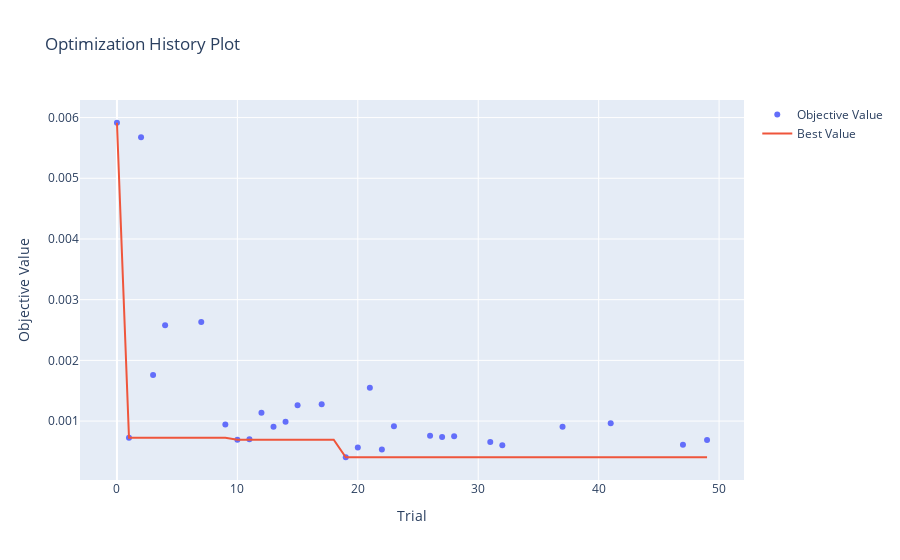
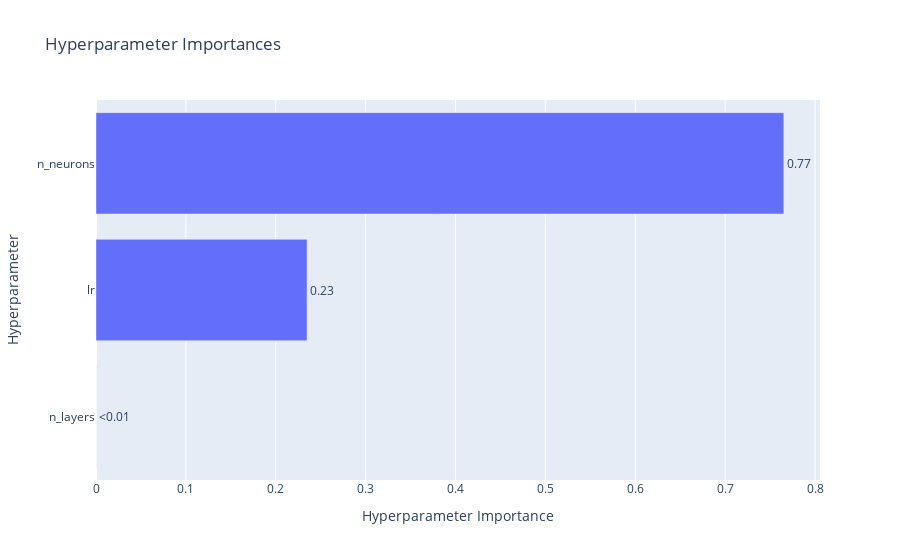
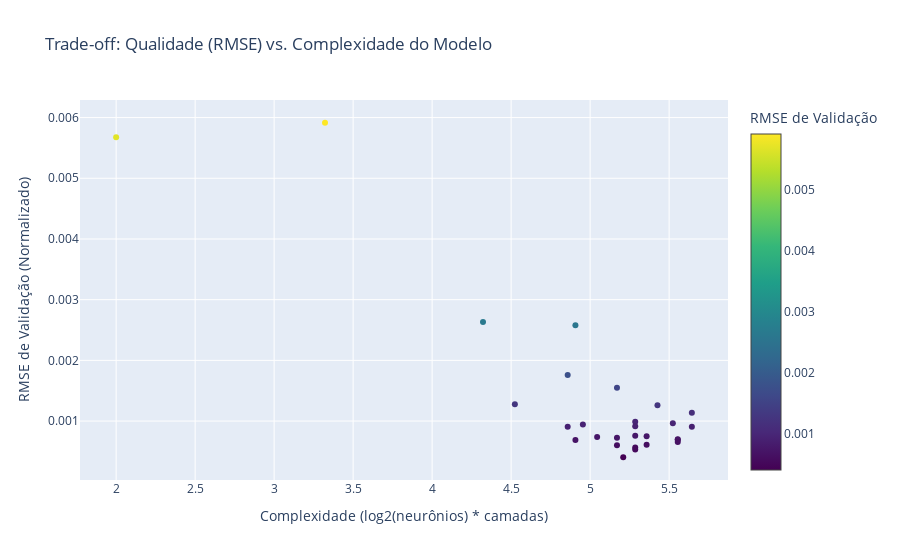

Here is the notebook cell these charts were saved with, in order:
### Code cell
# --- Bloco 7: Gráficos Elaborados do Optuna ---

print("Gerando gráficos do Optuna...")

# Gráfico 1: Histórico de Otimização (RMSE vs. Trial)
fig1 = optuna.visualization.plot_optimization_history(study)
fig1.show()

# Gráfico 2: Importância dos Hiperparâmetros
fig2 = optuna.visualization.plot_param_importances(study)
fig2.show()

# Gráfico 3: Gráfico Customizado (Qualidade vs. Complexidade)
# Este é o gráfico que você pediu
trials = [t for t in study.trials if t.state == TrialState.COMPLETE]
complexities = [t.user_attrs['complexity'] for t in trials]
val_rmses = [t.value for t in trials]
trial_numbers = [t.number for t in trials]

fig3 = go.Figure(data=go.Scatter(
    x=complexities,
    y=val_rmses,
    mode='markers',
    text=[f'Trial: {n}<br>RMSE: {r:.4f}<br>Complex: {c:.2f}' 
          for n, r, c in zip(trial_numbers, val_rmses, complexities)],
    marker=dict(
        color=val_rmses,
        colorscale='Viridis',
        showscale=True,
        colorbar=dict(title='RMSE de Validação')
    )
))
fig3.update_layout(
    title='Trade-off: Qualidade (RMSE) vs. Complexidade do Modelo',
    xaxis_title='Complexidade (log2(neurônios) * camadas)',
    yaxis_title='RMSE de Validação (Normalizado)',
    hovermode='closest'
)
fig3.show()

### Figure 1 — Plotly figure (JSON) as saved in the notebook; plotly's stock layout.template omitted (floating-point values rounded to 4 significant figures)
{"data": [{"mode": "markers", "name": "Objective Value", "type": "scatter", "x": [0, 1, 2, 3, 4, 7, 9, 10, 11, 12, 13, 14, 15, 17, 19, 20, 21, 22, 23, 26, 27, 28, 31, 32, 37, 41, 47, 49], "y": [0.005915, 0.0007257, 0.005677, 0.001761, 0.00258, 0.002633, 0.0009445, 0.0006926, 0.0007011, 0.001139, 0.0009051, 0.0009881, 0.00126, 0.001277, 0.0004037, 0.0005645, 0.001549, 0.0005328, 0.000914, 0.0007576, 0.0007367, 0.0007508, 0.0006542, 0.000602, 0.0009081, 0.0009632, 0.0006094, 0.0006868]}, {"mode": "lines", "name": "Best Value", "type": "scatter", "x": [0, 1, 2, 3, 4, 5, 6, 7, 8, 9, 10, 11, 12, 13, 14, 15, 16, 17, 18, 19, 20, 21, 22, 23, 24, 25, 26, 27, 28, 29, 30, 31, 32, 33, 34, 35, 36, 37, 38, 39, 40, 41, 42, 43, 44, 45, 46, 47, 48, 49], "y": [0.005915, 0.0007257, 0.0007257, 0.0007257, 0.0007257, 0.0007257, 0.0007257, 0.0007257, 0.0007257, 0.0007257, 0.0006926, 0.0006926, 0.0006926, 0.0006926, 0.0006926, 0.0006926, 0.0006926, 0.0006926, 0.0006926, 0.0004037, 0.0004037, 0.0004037, 0.0004037, 0.0004037, 0.0004037, 0.0004037, 0.0004037, 0.0004037, 0.0004037, 0.0004037, 0.0004037, 0.0004037, 0.0004037, 0.0004037, 0.0004037, 0.0004037, 0.0004037, 0.0004037, 0.0004037, 0.0004037, 0.0004037, 0.0004037, 0.0004037, 0.0004037, 0.0004037, 0.0004037, 0.0004037, 0.0004037, 0.0004037, 0.0004037]}, {"marker": {"color": "#cccccc"}, "mode": "markers", "name": "Infeasible Trial", "showlegend": false, "type": "scatter", "x": [], "y": []}], "layout": {"title": {"text": "Optimization History Plot"}, "xaxis": {"title": {"text": "Trial"}}, "yaxis": {"title": {"text": "Objective Value"}}}}

### Figure 2 — Plotly figure (JSON) as saved in the notebook; plotly's stock layout.template omitted (floating-point values rounded to 4 significant figures)
{"data": [{"cliponaxis": false, "hovertemplate": ["n_layers (IntDistribution): 0.0<extra></extra>", "lr (FloatDistribution): 0.23476527964298258<extra></extra>", "n_neurons (IntDistribution): 0.7652347203570175<extra></extra>"], "name": "Objective Value", "orientation": "h", "text": ["<0.01", "0.23", "0.77"], "textposition": "outside", "type": "bar", "x": [0, 0.2348, 0.7652], "y": ["n_layers", "lr", "n_neurons"]}], "layout": {"title": {"text": "Hyperparameter Importances"}, "xaxis": {"title": {"text": "Hyperparameter Importance"}}, "yaxis": {"title": {"text": "Hyperparameter"}}}}

### Figure 3 — Plotly figure (JSON) as saved in the notebook; plotly's stock layout.template omitted (floating-point values rounded to 4 significant figures)
{"data": [{"marker": {"color": [0.005915, 0.0007257, 0.005677, 0.001761, 0.00258, 0.002633, 0.0009445, 0.0006926, 0.0007011, 0.001139, 0.0009051, 0.0009881, 0.00126, 0.001277, 0.0004037, 0.0005645, 0.001549, 0.0005328, 0.000914, 0.0007576, 0.0007367, 0.0007508, 0.0006542, 0.000602, 0.0009081, 0.0009632, 0.0006094, 0.0006868], "colorbar": {"title": {"text": "RMSE de Validação"}}, "colorscale": [[0, "#440154"], [0.1111, "#482878"], [0.2222, "#3e4989"], [0.3333, "#31688e"], [0.4444, "#26828e"], [0.5556, "#1f9e89"], [0.6667, "#35b779"], [0.7778, "#6ece58"], [0.8889, "#b5de2b"], [1, "#fde725"]], "showscale": true}, "mode": "markers", "text": ["Trial: 0<br>RMSE: 0.0059<br>Complex: 3.32", "Trial: 1<br>RMSE: 0.0007<br>Complex: 5.17", "Trial: 2<br>RMSE: 0.0057<br>Complex: 2.00", "Trial: 3<br>RMSE: 0.0018<br>Complex: 4.86", "Trial: 4<br>RMSE: 0.0026<br>Complex: 4.91", "Trial: 7<br>RMSE: 0.0026<br>Complex: 4.32", "Trial: 9<br>RMSE: 0.0009<br>Complex: 4.95", "Trial: 10<br>RMSE: 0.0007<br>Complex: 5.55", "Trial: 11<br>RMSE: 0.0007<br>Complex: 5.55", "Trial: 12<br>RMSE: 0.0011<br>Complex: 5.64", "Trial: 13<br>RMSE: 0.0009<br>Complex: 5.64", "Trial: 14<br>RMSE: 0.0010<br>Complex: 5.29", "Trial: 15<br>RMSE: 0.0013<br>Complex: 5.43", "Trial: 17<br>RMSE: 0.0013<br>Complex: 4.52", "Trial: 19<br>RMSE: 0.0004<br>Complex: 5.21", "Trial: 20<br>RMSE: 0.0006<br>Complex: 5.29", "Trial: 21<br>RMSE: 0.0015<br>Complex: 5.17", "Trial: 22<br>RMSE: 0.0005<br>Complex: 5.29", "Trial: 23<br>RMSE: 0.0009<br>Complex: 5.29", "Trial: 26<br>RMSE: 0.0008<br>Complex: 5.29", "Trial: 27<br>RMSE: 0.0007<br>Complex: 5.04", "Trial: 28<br>RMSE: 0.0008<br>Complex: 5.36", "Trial: 31<br>RMSE: 0.0007<br>Complex: 5.55", "Trial: 32<br>RMSE: 0.0006<br>Complex: 5.17", "Trial: 37<br>RMSE: 0.0009<br>Complex: 4.86", "Trial: 41<br>RMSE: 0.0010<br>Complex: 5.52", "Trial: 47<br>RMSE: 0.0006<br>Complex: 5.36", "Trial: 49<br>RMSE: 0.0007<br>Complex: 4.91"], "type": "scatter", "x": [3.322, 5.17, 2, 4.858, 4.907, 4.322, 4.954, 5.555, 5.555, 5.644, 5.644, 5.285, 5.426, 4.524, 5.209, 5.285, 5.17, 5.285, 5.285, 5.285, 5.044, 5.358, 5.555, 5.17, 4.858, 5.524, 5.358, 4.907], "y": [0.005915, 0.0007257, 0.005677, 0.001761, 0.00258, 0.002633, 0.0009445, 0.0006926, 0.0007011, 0.001139, 0.0009051, 0.0009881, 0.00126, 0.001277, 0.0004037, 0.0005645, 0.001549, 0.0005328, 0.000914, 0.0007576, 0.0007367, 0.0007508, 0.0006542, 0.000602, 0.0009081, 0.0009632, 0.0006094, 0.0006868]}], "layout": {"hovermode": "closest", "title": {"text": "Trade-off: Qualidade (RMSE) vs. Complexidade do Modelo"}, "xaxis": {"title": {"text": "Complexidade (log2(neurônios) * camadas)"}}, "yaxis": {"title": {"text": "RMSE de Validação (Normalizado)"}}}}
